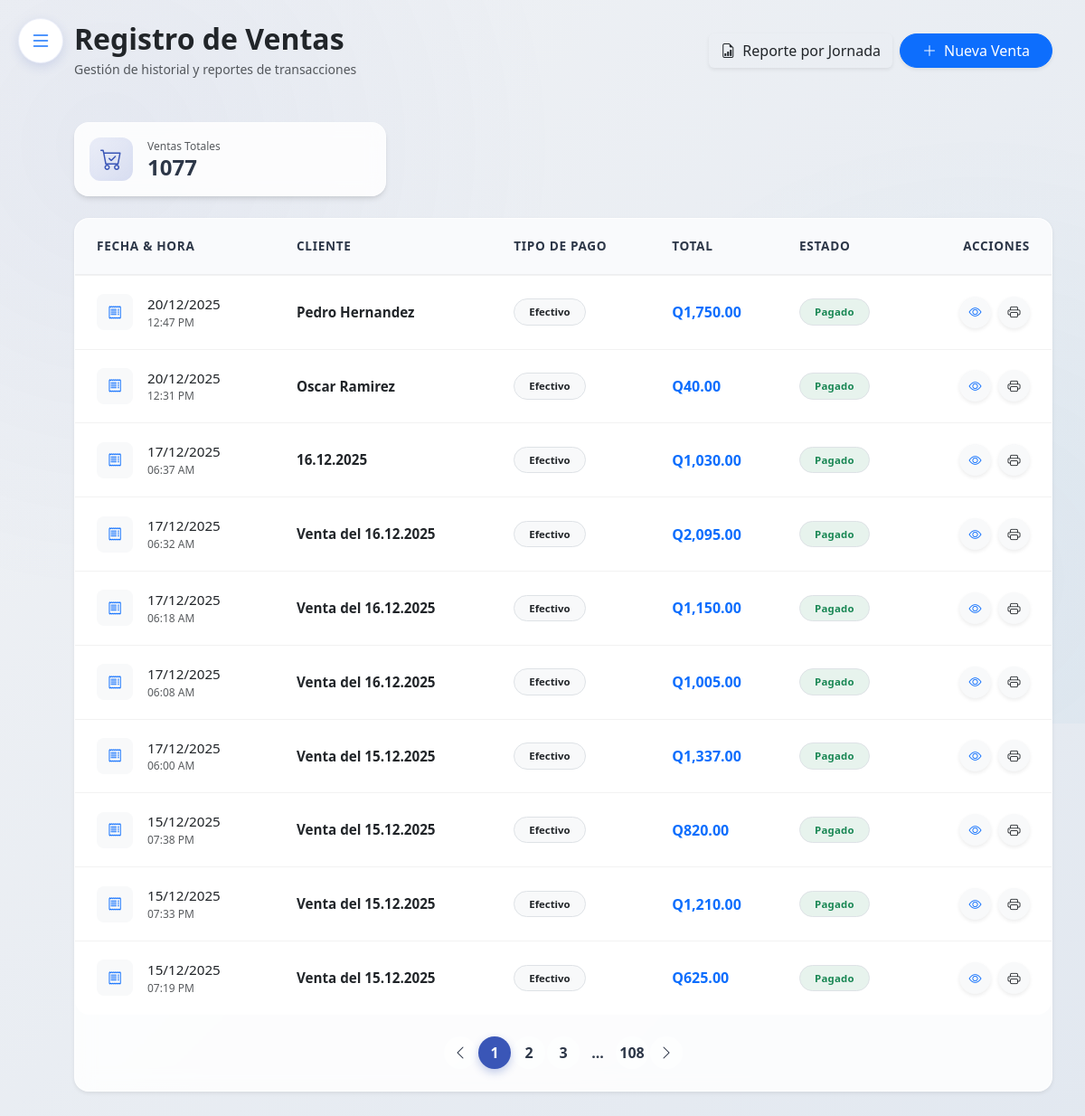
Page /php/sales/index.php (signed in) on the earlier database version.
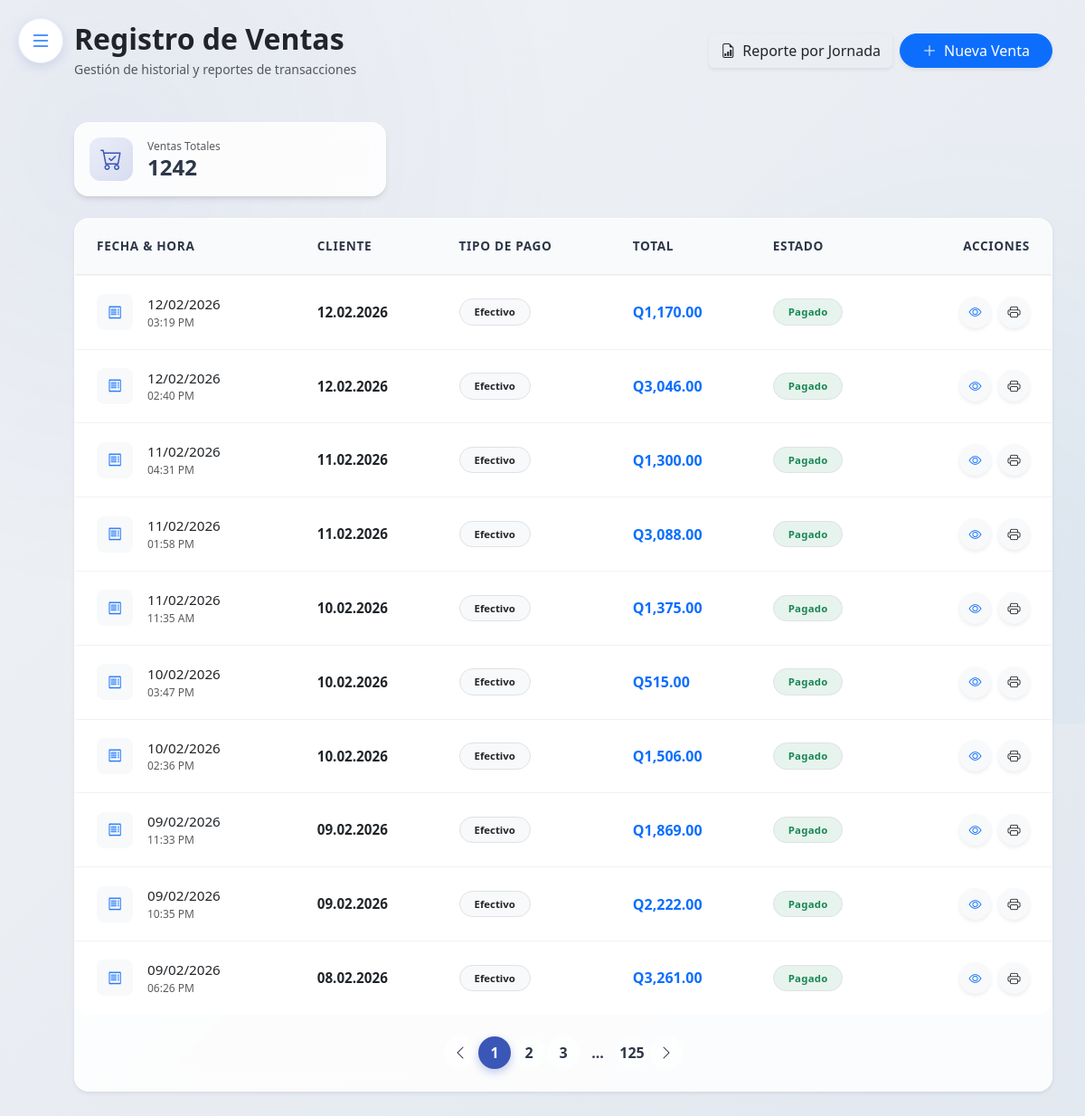
Same page on the later database version.
### tables this page shows
CREATE TABLE `ventas` (
  `id_venta` int NOT NULL,
  `id_usuario` int DEFAULT NULL,
  `fecha_venta` datetime DEFAULT CURRENT_TIMESTAMP,
  `nombre_cliente` varchar(100) DEFAULT NULL,
  `tipo_pago` enum('Efectivo','Tarjeta','Seguro Médico') DEFAULT NULL,
  `total` decimal(10,2) DEFAULT '0.00',
  `estado` enum('Pendiente','Pagado','Cancelado') DEFAULT NULL
);

### php/sales/index.php (the view, shortened to what the changed rows need)
<?php
try {
    $database = new Database();
    $conn = $database->getConnection();
    $page = isset($_GET['page']) ? (int)$_GET['page'] : 1;
    $limit = 10;
    $offset = ($page - 1) * $limit;
    $stmt = $conn->prepare("SELECT COUNT(*) as total FROM ventas");
    $stmt->execute();
    $total_records = $stmt->fetch(PDO::FETCH_ASSOC)['total'];
    $total_pages = ceil($total_records / $limit);
    $stmt = $conn->prepare("
        SELECT id_venta, fecha_venta, nombre_cliente, tipo_pago, total, estado
        FROM ventas
        ORDER BY fecha_venta DESC
        LIMIT ? OFFSET ?
    ");
    $stmt->bindValue(1, $limit, PDO::PARAM_INT);
    $stmt->bindValue(2, $offset, PDO::PARAM_INT);
    $stmt->execute();
    $ventas = $stmt->fetchAll(PDO::FETCH_ASSOC);
    include_once '../../includes/header.php';
} catch (Exception $e) {
    die("Error: " . $e->getMessage());
}
?>
<link rel="stylesheet" href="../../assets/css/dashboard-reengineered.css">
<div class="dashboard-wrapper sidebar-collapsed">
    <div class="main-content-glass">
        <div class="container-xxl">
            <div class="d-flex justify-content-between align-items-center mb-5">
                <div>
                    <h2 class="fw-bold text-dark mb-1">Registro de Ventas</h2>
                </div>
            </div>
            <div class="row g-4 mb-4 animate__animated animate__fadeInUp">
                <div class="col-md-4">
                    <div class="card-glass p-3 mb-0">
                        <div class="d-flex align-items-center">
                            <div>
                                <p class="text-muted text-xs mb-0 uppercase-label">Ventas Totales</p>
                                <h4 class="fw-bold mb-0"><?php echo $total_records; ?></h4>
                            </div>
                        </div>
                    </div>
                </div>
            </div>
            <div class="card-glass shadow-sm">
                <div class="p-0">
                    <div class="table-responsive table-container">
                        <table class="table table-glass table-hover align-middle mb-0">
                            <thead>
                                <tr>
                                    <th class="ps-4">Fecha & Hora</th>
                                    <th>Cliente</th>
                                    <th>Tipo de Pago</th>
                                    <th>Total</th>
                                    <th>Estado</th>
                                    <th class="text-end pe-4">Acciones</th>
                                </tr>
                            </thead>
                            <tbody>
                                <?php if (count($ventas) > 0): ?>
                                    <?php foreach ($ventas as $venta): ?>
                                        <tr class="transition-hover">
                                            <td class="ps-4">
                                                <div class="d-flex align-items-center">
                                                    <div class="icon-square bg-light text-primary me-3 rounded-3 d-flex align-items-center justify-content-center" style="width: 40px; height: 40px;">
                                                        <i class="bi bi-receipt"></i>
                                                    </div>
                                                    <div>
                                                        <div class="fw-medium text-dark"><?php echo date('d/m/Y', strtotime($venta['fecha_venta'])); ?></div>
                                                        <div class="text-xs text-muted"><?php echo date('h:i A', strtotime($venta['fecha_venta'])); ?></div>
                                                    </div>
                                                </div>
                                            </td>
                                            <td>
                                                <span class="fw-semibold text-dark"><?php echo htmlspecialchars($venta['nombre_cliente']); ?></span>
                                            </td>
                                            <td>
                                                <span class="badge bg-light text-dark border px-3 py-2 rounded-pill">
                                                    <?php echo htmlspecialchars($venta['tipo_pago']); ?>
                                                </span>
                                            </td>
                                            <td>
                                                <span class="fw-bold text-primary fs-6">Q<?php echo number_format($venta['total'], 2); ?></span>
                                            </td>
                                            <td>
                                                <?php
                                                $statusClass = match($venta['estado']) {
                                                    'Pagado' => 'bg-success text-success',
                                                    'Pendiente' => 'bg-warning text-warning',
                                                    'Cancelado' => 'bg-danger text-danger',
                                                    default => 'bg-secondary text-secondary'
                                                };
                                                ?>
                                                <span class="badge <?php echo $statusClass; ?> bg-opacity-10 border border-opacity-25 rounded-pill px-3 py-2 status-badge">
                                                    <?php echo htmlspecialchars($venta['estado']); ?>
                                                </span>
                                            </td>
                                            <td class="text-end pe-4">
                                                <div class="d-flex justify-content-end gap-2">
                                                    <button type="button" class="btn btn-sm btn-light text-primary view-details rounded-circle shadow-sm"
                                                            data-id="<?php echo $venta['id_venta']; ?>"
                                                            data-bs-toggle="modal"
                                                            data-bs-target="#viewDetailsModal"
                                                            title="Ver Detalles"
                                                            style="width: 35px; height: 35px;">
                                                        <i class="bi bi-eye"></i>
                                                    </button>
                                                    <a href="../dispensary/print_receipt.php?id=<?php echo $venta['id_venta']; ?>" target="_blank"
                                                       class="btn btn-sm btn-light text-dark rounded-circle shadow-sm"
                                                       title="Imprimir Comprobante"
                                                       style="width: 35px; height: 35px; display: inline-flex; align-items: center; justify-content: center;">
                                                        <i class="bi bi-printer"></i>
                                                    </a>
                                                </div>
                                            </td>
                                        </tr>
                                    <?php endforeach; ?>
                                <?php endif; ?>
                            </tbody>
                        </table>
                    </div>
                    <?php if ($total_pages > 1): ?>
                    <div class="d-flex justify-content-center py-4 pagination-container">
                        <nav aria-label="Page navigation">
                            <ul class="pagination pagination-glass mb-0">
                                <?php
                                $range = 2;
                                $initial_num = $page - $range;
                                $condition_limit_num = ($page + $range) + 1;
                                for ($i = 2; $i < $total_pages; $i++) {
                                    if ($i >= $initial_num && $i < $condition_limit_num) {
                                        echo '<li class="page-item ' . ($page == $i ? 'active' : '') . '"><a class="page-link" href="?page=' . $i . '">' . $i . '</a></li>';
                                    }
                                }
                                if ($total_pages > 1 && $total_pages != 1) {
                                    echo '<li class="page-item ' . ($page == $total_pages ? 'active' : '') . '"><a class="page-link" href="?page=' . $total_pages . '">' . $total_pages . '</a></li>';
                                }
                                ?>
                            </ul>
                        </nav>
                    </div>
                    <?php endif; ?>
                </div>
            </div>
        </div>
    </div>
</div>
<?php include_once '../../includes/footer.php'; ?>

Differences in the rows shown:
no longer on this page (row edited): ventas: fecha_venta "20/12/2025", fecha_venta "12:47 PM", nombre_cliente "Pedro Hernandez", tipo_pago "Efectivo", total "1,750.00", estado "Pagado"
no longer on this page (row edited): ventas: fecha_venta "20/12/2025", fecha_venta "12:31 PM", nombre_cliente "Oscar Ramirez", tipo_pago "Efectivo", total "40.00", estado "Pagado"
no longer on this page (row unchanged): ventas: fecha_venta "17/12/2025", fecha_venta "06:37 AM", nombre_cliente "16.12.2025", tipo_pago "Efectivo", total "1,030.00", estado "Pagado"
no longer on this page (row unchanged): ventas: fecha_venta "17/12/2025", fecha_venta "06:32 AM", nombre_cliente "Venta del 16.12.2025", tipo_pago "Efectivo", total "2,095.00", estado "Pagado"
no longer on this page (row unchanged): ventas: fecha_venta "17/12/2025", fecha_venta "06:18 AM", nombre_cliente "Venta del 16.12.2025", tipo_pago "Efectivo", total "1,150.00", estado "Pagado"
no longer on this page (row unchanged): ventas: fecha_venta "17/12/2025", fecha_venta "06:08 AM", nombre_cliente "Venta del 16.12.2025", tipo_pago "Efectivo", total "1,005.00", estado "Pagado"
no longer on this page (row unchanged): ventas: fecha_venta "17/12/2025", fecha_venta "06:00 AM", nombre_cliente "Venta del 15.12.2025", tipo_pago "Efectivo", total "1,337.00", estado "Pagado"
no longer on this page (row unchanged): ventas: fecha_venta "15/12/2025", fecha_venta "07:38 PM", nombre_cliente "Venta del 15.12.2025", tipo_pago "Efectivo", total "820.00", estado "Pagado"
no longer on this page (row unchanged): ventas: fecha_venta "15/12/2025", fecha_venta "07:33 PM", nombre_cliente "Venta del 15.12.2025", tipo_pago "Efectivo", total "1,210.00", estado "Pagado"
no longer on this page (row unchanged): ventas: fecha_venta "15/12/2025", fecha_venta "07:19 PM", nombre_cliente "Venta del 15.12.2025", tipo_pago "Efectivo", total "625.00", estado "Pagado"
added ventas: fecha_venta "12/02/2026", fecha_venta "03:19 PM", nombre_cliente "12.02.2026", tipo_pago "Efectivo", total "1,170.00", estado "Pagado"
added ventas: fecha_venta "12/02/2026", fecha_venta "02:40 PM", nombre_cliente "12.02.2026", tipo_pago "Efectivo", total "3,046.00", estado "Pagado"
added ventas: fecha_venta "11/02/2026", fecha_venta "04:31 PM", nombre_cliente "11.02.2026", tipo_pago "Efectivo", total "1,300.00", estado "Pagado"
added ventas: fecha_venta "11/02/2026", fecha_venta "01:58 PM", nombre_cliente "11.02.2026", tipo_pago "Efectivo", total "3,088.00", estado "Pagado"
added ventas: fecha_venta "11/02/2026", fecha_venta "11:35 AM", nombre_cliente "10.02.2026", tipo_pago "Efectivo", total "1,375.00", estado "Pagado"
added ventas: fecha_venta "10/02/2026", fecha_venta "03:47 PM", nombre_cliente "10.02.2026", tipo_pago "Efectivo", total "515.00", estado "Pagado"
added ventas: fecha_venta "10/02/2026", fecha_venta "02:36 PM", nombre_cliente "10.02.2026", tipo_pago "Efectivo", total "1,506.00", estado "Pagado"
added ventas: fecha_venta "09/02/2026", fecha_venta "11:33 PM", nombre_cliente "09.02.2026", tipo_pago "Efectivo", total "1,869.00", estado "Pagado"
added ventas: fecha_venta "09/02/2026", fecha_venta "10:35 PM", nombre_cliente "09.02.2026", tipo_pago "Efectivo", total "2,222.00", estado "Pagado"
added ventas: fecha_venta "09/02/2026", fecha_venta "06:26 PM", nombre_cliente "08.02.2026", tipo_pago "Efectivo", total "3,261.00", estado "Pagado"
Other differences:
$total_records: "1077" → "1242"
$total_pages: "108" → "125"
